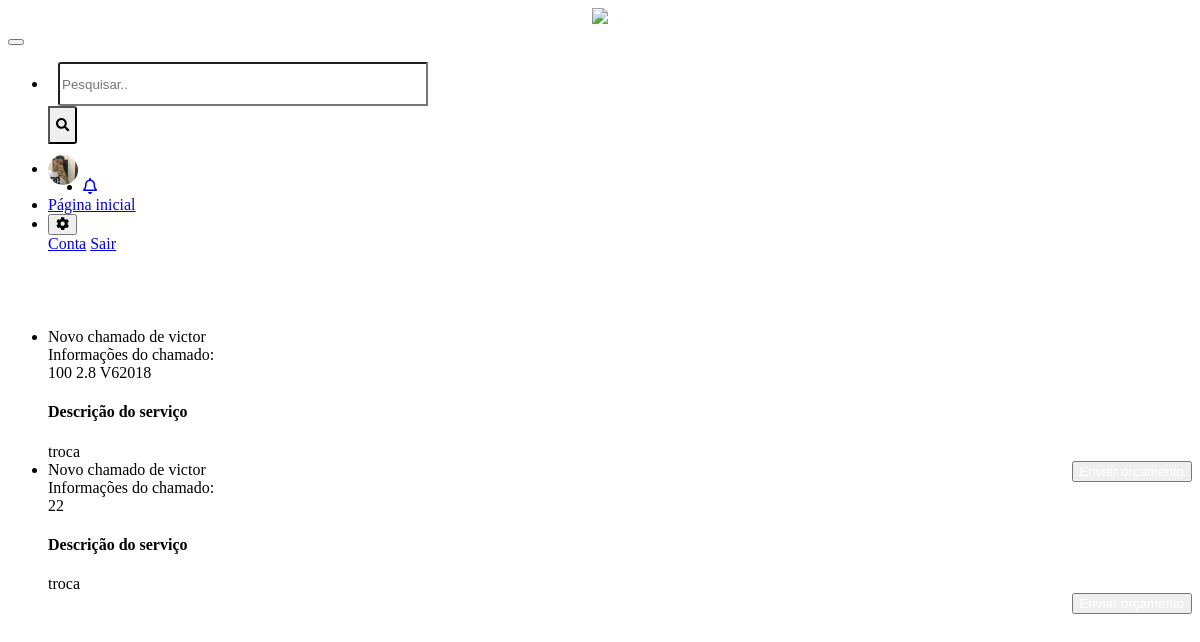
Page /chamados.php (signed in) on the earlier database version.
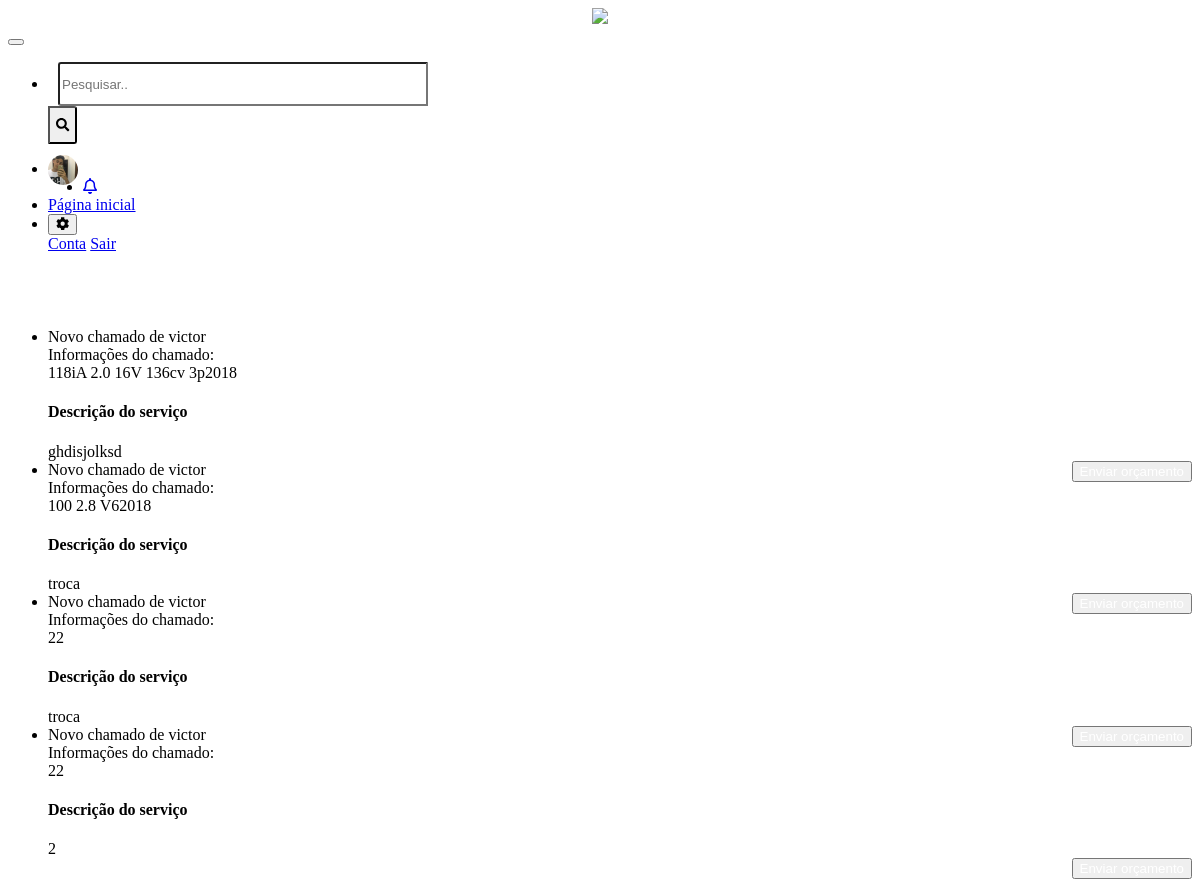
Same page on the later database version.
### tables this page shows
CREATE TABLE `servico` (
  `cod_servico` int(11) NOT NULL,
  `cod_cliente` int(11) NOT NULL,
  `cod_mecanico` int(11) NOT NULL,
  `cod_oficina` varchar(11) NOT NULL,
  `tipo_servico` varchar(50) NOT NULL,
  `cod_veiculo` int(11) NOT NULL,
  `protocolo` int(11) NOT NULL,
  `orcamento` int(11) NOT NULL,
  `problema` varchar(200) NOT NULL,
  `servico_desejado` varchar(200) NOT NULL,
  `status` int(11) NOT NULL
);

CREATE TABLE `cliente` (
  `cod_cliente` int(11) NOT NULL,
  `cod_login` int(11) NOT NULL,
  `nome` varchar(30) NOT NULL,
  `rg` int(50) NOT NULL,
  `cpf` varchar(255) NOT NULL,
  `rua` varchar(50) NOT NULL,
  `estado` varchar(50) NOT NULL,
  `cep` int(11) NOT NULL,
  `cidade` varchar(50) NOT NULL,
  `telefone` varchar(200) NOT NULL,
  `bairro` varchar(30) NOT NULL,
  `complemento` varchar(90) NOT NULL,
  `sobrenome` varchar(90) NOT NULL,
  `numero` varchar(90) NOT NULL,
  `celular` varchar(200) NOT NULL,
  `data_nascimento` varchar(200) NOT NULL,
  `imagem` varchar(200) NOT NULL
);

CREATE TABLE `veiculo` (
  `cod_veiculo` int(11) NOT NULL,
  `modelo` varchar(100) NOT NULL,
  `cor` varchar(50) NOT NULL,
  `ano` varchar(50) NOT NULL,
  `descricao` varchar(200) NOT NULL,
  `placa` varchar(200) NOT NULL,
  `cod_cliente` int(11) NOT NULL,
  `marca` varchar(200) NOT NULL,
  `tipo` varchar(200) NOT NULL
);

### chamados.php (the view, shortened to what this page needs)
<?php
if(!isset($_SESSION["system_control"]))
{
  ?>
  <script>
    alert("Acesso Inválido!");
    document.location.href="login.php";
  </script>
  <?php
}
else{
  $system_control = $_SESSION["system_control"];
  $privilegio = $_SESSION["privilegio"];
  $cod_oficina = $_SESSION["cod_oficina"];
  if($system_control == 1 && $privilegio == 1){
    require('connect.php');
    $sql_pesquisa ="SELECT * FROM `servico` WHERE `cod_oficina` = $cod_oficina";
    $resultado = mysqli_query($conn,$sql_pesquisa);
    ?>
    <!DOCTYPE html>
<html>
<head>
</head>
<body>
  <div class="container" style="margin-top: 75px;">
    <ul class="list-group">
      <?php
            while ($vetor = mysqli_fetch_array($resultado)) {
              $cod_servico =$vetor['cod_servico'];
              $veiculo =$vetor['cod_veiculo'];
              $sql ="SELECT * FROM `status` WHERE `cod_servico` = $cod_servico";
              $resultado_sql = mysqli_query($conn,$sql);
              $vetor1 = mysqli_fetch_array($resultado_sql);
              $status = $vetor1['status'];
              $sql1 ="SELECT * FROM `veiculo` WHERE `cod_veiculo` = $veiculo";
              $resultado_sql1 = mysqli_query($conn,$sql1);
              $vetor2 = mysqli_fetch_array($resultado_sql1);
              if ($status == 0) {
                $cod_cliente = $vetor['cod_cliente'];
                $cliente =" SELECT * FROM `cliente` WHERE `cod_cliente` = $cod_cliente";
                $resultado_cliente = mysqli_query($conn,$cliente);
                $vetor_cliente = mysqli_fetch_array($resultado_cliente)
                ?>
                <li class="list-group-item">
                  Novo chamado de <?php echo $vetor_cliente['nome']; ?>
                  <form method="POST" action="form_orcamento.php">
                  <div>Informações do chamado:<br><?php echo $vetor2['modelo'];echo $vetor2['ano'];  ?> <br>
                  	<h4>Descrição do serviço</h4>
                  	<?php echo $vetor['tipo_servico']; ?>
                  	<br></div>
                  <div style="float: right;"><input type="submit" value="Enviar orçamento" style="color: white;" class="btn btn-primary"></div>
                </li>
                <?php
              }
              else{
              }
            }
            ?>
    </ul>
  </div>
</body>
</html>
  <?php
}
}
?>

Differences in the rows shown:
now on this page (row edited): servico: cod_cliente.nome "victor", cod_veiculo.modelo "118iA 2.0 16V 136cv 3p", cod_veiculo.ano "2018", tipo_servico "ghdisjolksd"
now on this page (row edited): servico: cod_cliente.nome "victor", cod_veiculo.modelo "2", cod_veiculo.ano "2", tipo_servico "2"
